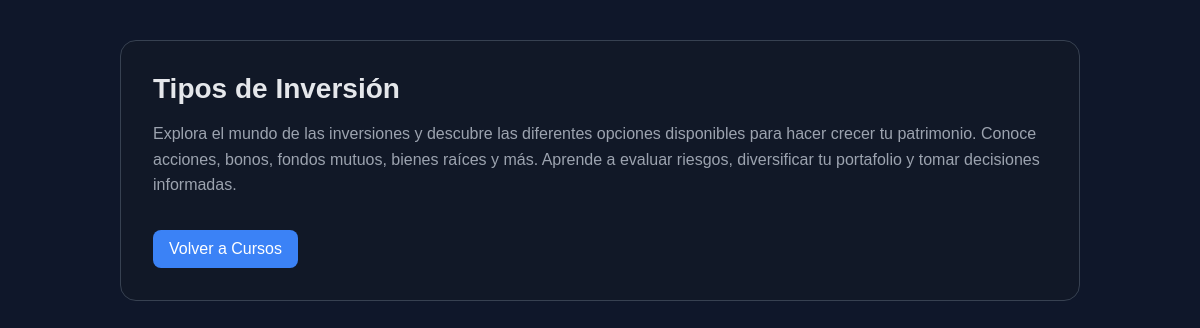
The page /cursos/curso/tipos-inversion/ (signed in) on the database its author committed.
### Programas_Cursos/models.py (models this page shows, shortened)
class Curso(models.Model):
    codigo = models.CharField(max_length=50, unique=True, default='curso-default')
    titulo = models.CharField(max_length=200, default='Título del Curso')
    subtitulo = models.CharField(max_length=300, default='Subtítulo del Curso')
    descripcion = models.TextField(default='Descripción del curso')
    imagen_url = models.URLField(default='https://example.com/default-image.jpg')
    icono = models.CharField(max_length=10, default='📚')
    fecha_creacion = models.DateTimeField(default=timezone.now)

### Programas_Cursos/views.py (the view)
# urls.py: path('curso/<str:codigo>/', views.ver_curso, name='ver_curso'),
@login_required
def ver_curso(request, codigo):
    template_map = {
        'presupuesto-personal': 'programas_cursos/presupuesto.html',
        'ahorro-gasto': 'programas_cursos/ahorrogasto.html',
        'tipos-inversion': 'programas_cursos/inversion.html',
        'inflacion': 'programas_cursos/inflacion.html',
    }
    template = template_map.get(codigo)
    if not template:
        return redirect('cursos:lista_cursos')
    try:
        curso = Curso.objects.get(codigo=codigo)
    except Curso.DoesNotExist:
        curso = None
    context = {'curso': curso, 'codigo': codigo}
    return render(request, template, context)

### Programas_Cursos/templates/programas_cursos/inversion.html (shortened to what this page needs)
<!DOCTYPE html>
<html lang="es">
<head>
</head>
<body>
  <div class="wrap">
    <div class="card">
      <h1>{% if curso %}{{ curso.titulo }}{% else %}Tipos de Inversión{% endif %}</h1>
      <p>{% if curso and curso.descripcion %}{{ curso.descripcion }}{% else %}Contenido del curso Tipos de Inversión.{% endif %}</p>
      <a class="btn" href="{% url 'usuarios:micursos' %}">Volver a Cursos</a>
    </div>
  </div>
</body>
</html>

### Programas_Cursos/templates/programas_cursos/inversion.html (style rules this page uses)
body { font-family: Arial, sans-serif; background:#0f172a; color:#e5e7eb; margin:0; }
.wrap { max-width:960px; margin:0 auto; padding:40px 20px; }
.card { background:#111827; border:1px solid #374151; border-radius:16px; padding:32px; }
h1 { margin:0 0 12px; font-size:28px; }
p { color:#9ca3af; line-height:1.6; }
a.btn { display:inline-block; margin-top:16px; background:#3b82f6; color:#fff; padding:10px 16px; border-radius:8px; text-decoration:none; }

### rows shown on the page
Curso: titulo "Tipos de Inversión", descripcion "Explora el mundo de las inversiones y descubre las diferentes opciones disponibles para hacer crecer tu patrimonio. Conoce acciones, bonos, fondos mutuos, bienes raíces y más. Aprende a evaluar riesgos, diversificar tu portafolio y tomar decisiones informadas."
